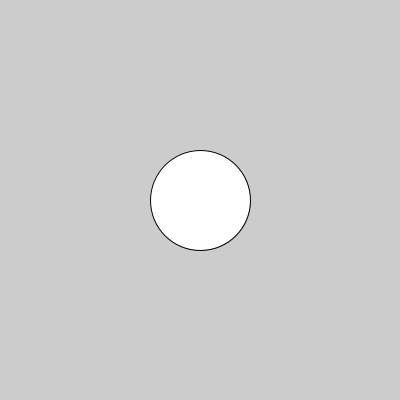
Frame 1 (no input)
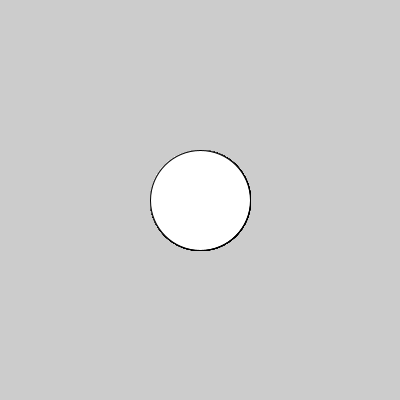
Frame 60 (the mouse pressed at the canvas centre just before this capture)
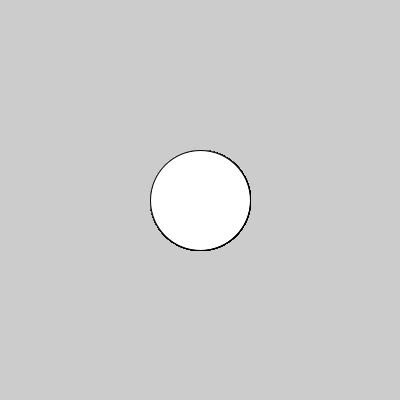
Frame 120 (the mouse held since frame 60 and released just before this capture)

The Processing sketch that drew these frames (run headless with seeded random() and noise(); from frame 60 on, the mouse is pressed at the canvas centre):

// Processing sketch: condicional_simple_2
// ── condicional_simple_2.pde
void setup(){
    size(400, 400);
}

void draw(){
  if(mouseX > width/2){
    background(200,0,0);
  }
  
  ellipse(200,200,100,100);
}
